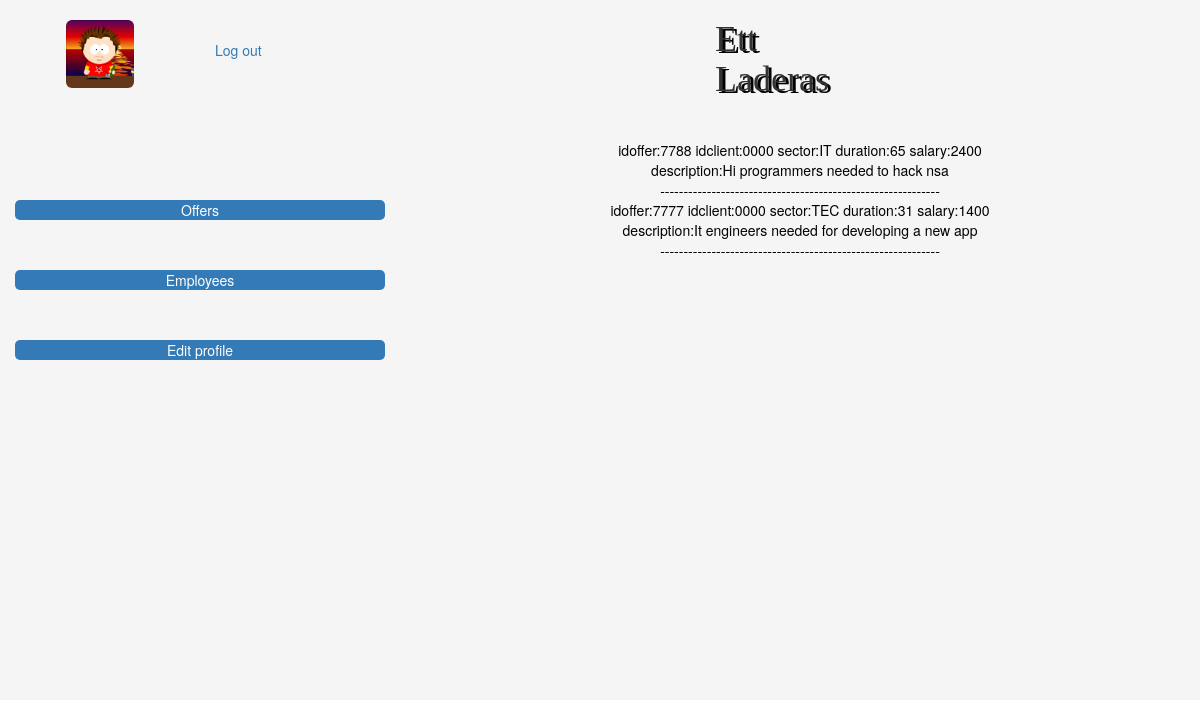
The app's page /code/offers.php with its own data.
### tables this page shows
CREATE TABLE `joboffers` (
  `idoffer` varchar(8) NOT NULL,
  `idclient` varchar(8) NOT NULL,
  `sector` varchar(8) NOT NULL,
  `duration` int(120) NOT NULL,
  `salary` int(120) NOT NULL,
  `description` text NOT NULL
);

### code/database.php (called while the page is built, shortened)
<?php
 class database  {
     public function  getAllOffers(){
         $db=mysqli_connect("localhost","root","","ett_laderas");
         $sql = "select *from joboffers ";
         return mysqli_query($db,$sql);
     }
    public function showAllOffers(){
         $result=$this->getAllOffers();
         $array=null;
         if ($result->num_rows>0){
             while ($row=$result->fetch_assoc()){
                 $array[]=$row;
             }
         }
         return $array;
    }
}
?>

### code/offers.php (the view, shortened to what this page needs)
<?php
include  'database.php';
?>
<!DOCTYPE html>
<html lang="en">
<head>
    <link rel="stylesheet" type="text/css" href="stylemaincontent.css">
    <link href="//maxcdn.bootstrapcdn.com/bootstrap/3.3.0/css/bootstrap.min.css" rel="stylesheet" id="bootstrap-css">
</head>
<body>
<div class="container-fluid">
    <?php
    include 'mainhead.php';
    ?>
    <div class="row">
        <?php
        include 'mainmenu.php';
        ?>
        <div class="col-lg-8">
            <div class="content">
                <?php
                  $data=new database();
                $offers= $data->showAllOffers();
                if($offers!=null) {
                    foreach ($offers as $value) {
                        echo  "idoffer:".$value['idoffer']." ";
                        echo  "idclient:".$value['idclient']." ";
                        echo  "sector:".$value['sector']." ";
                        echo  "duration:".$value['duration']." ";
                        echo  "salary:".$value['salary']." </br>";
                        echo  "description:".$value['description']." </br>";
                        echo"------------------------------------------------------------</br>";
                    }
                }else echo" no job offers ";
                ?>
            </div>
        </div>
    </div>
</div>
</body>
</html>

### code/mainhead.php (shortened to what this page needs)
<div class="row">
    <div class="col-lg-2">
        <div class="img">
            <img src="imgs/avatar.png" alt="avatar" width="40%" class="img-rounded">
        </div>
    </div>
    <div class="col-lg-5">
        <div class="header">
            <a href="logout.php">Log out
            </a>
        </div>
    </div>
    <div class="col-lg-5">
        <div class="title" style="width: 50px">
            <h1>Ett Laderas</h1>
        </div>
    </div>
</div >

### code/mainmenu.php
<div class="col-lg-4">
    <div class="menu">
        <div class="btn-primary">
            <a  href="offers.php" class="btn-primary">Offers </a>
        </div>
        <div class="btn-primary">
            <a  href="viewemployee.php" class="btn-primary">Employees </a>
        </div>
        <div class="btn-primary">
            <a  href="profile.php" class="btn-primary">Edit profile</a>
        </div>
    </div>
</div>

### code/stylemaincontent.css (style rules this page uses)
.container-fluid { background-color: whitesmoke; }
.header { background-color: whitesmoke; text-align: left; cursor: pointer; height: 100px; margin-top: 40px; }
.img { height: 50px; margin-top: 20px; text-align: center; }
.content { background-color: whitesmoke; color: black; height: 300px; text-align: center; }
.menu { background-color: whitesmoke; color: black; height: 500px; text-align:center; margin-top: 60px; }
.btn-primary { background-color: lightskyblue; border-radius: 5px; margin-bottom: 50px; text-decoration: none; }
.title { text-shadow: 3px 2px black; font-size: large; font-family: "MS PGothic"; }

### records on screen
joboffers: idoffer "7788", idclient "0000", sector "IT", duration "65", salary "2400", description "Hi programmers needed to hack nsa"
joboffers: idoffer "7777", idclient "0000", sector "TEC", duration "31", salary "1400", description "It engineers needed for developing a new app"
